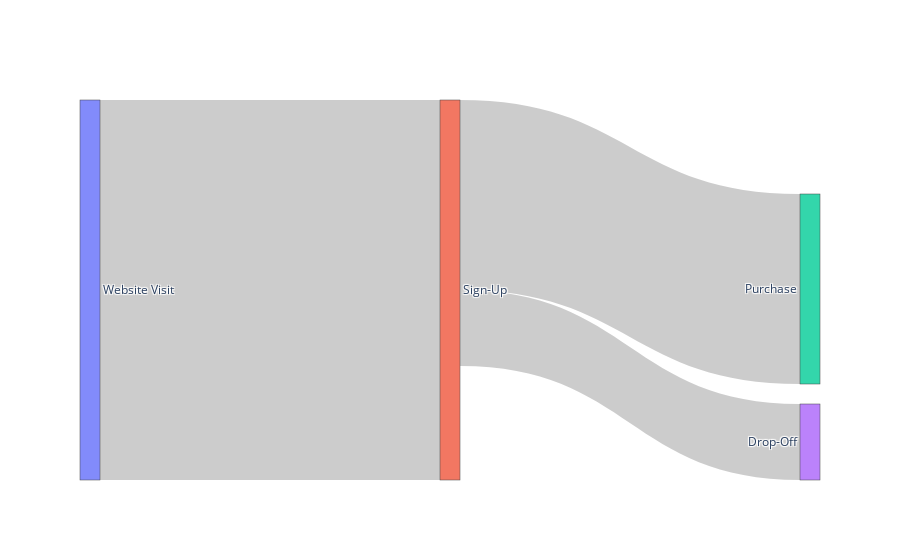

The notebook cell saved with this chart:
### Markdown cell above
# Sankey

### Code cell
import plotly.graph_objects as go

# Define the Sankey Diagram data
fig = go.Figure(go.Sankey(
    node=dict(label=["Website Visit", "Sign-Up", "Purchase", "Drop-Off"]),
    link=dict(
        source=[0, 1, 1],  # From Website Visit, Sign-Up
        target=[1, 2, 3],  # To Sign-Up, Purchase, Drop-Off
        value=[10000, 5000, 2000]  # Number of users at each step
    )
))

fig.show()

### Figure 1 — Plotly figure (JSON) as saved in the notebook; plotly's stock layout.template omitted (floating-point values rounded to 4 significant figures)
{"data": [{"link": {"source": [0, 1, 1], "target": [1, 2, 3], "value": [10000, 5000, 2000]}, "node": {"label": ["Website Visit", "Sign-Up", "Purchase", "Drop-Off"]}, "type": "sankey"}], "layout": {}}
